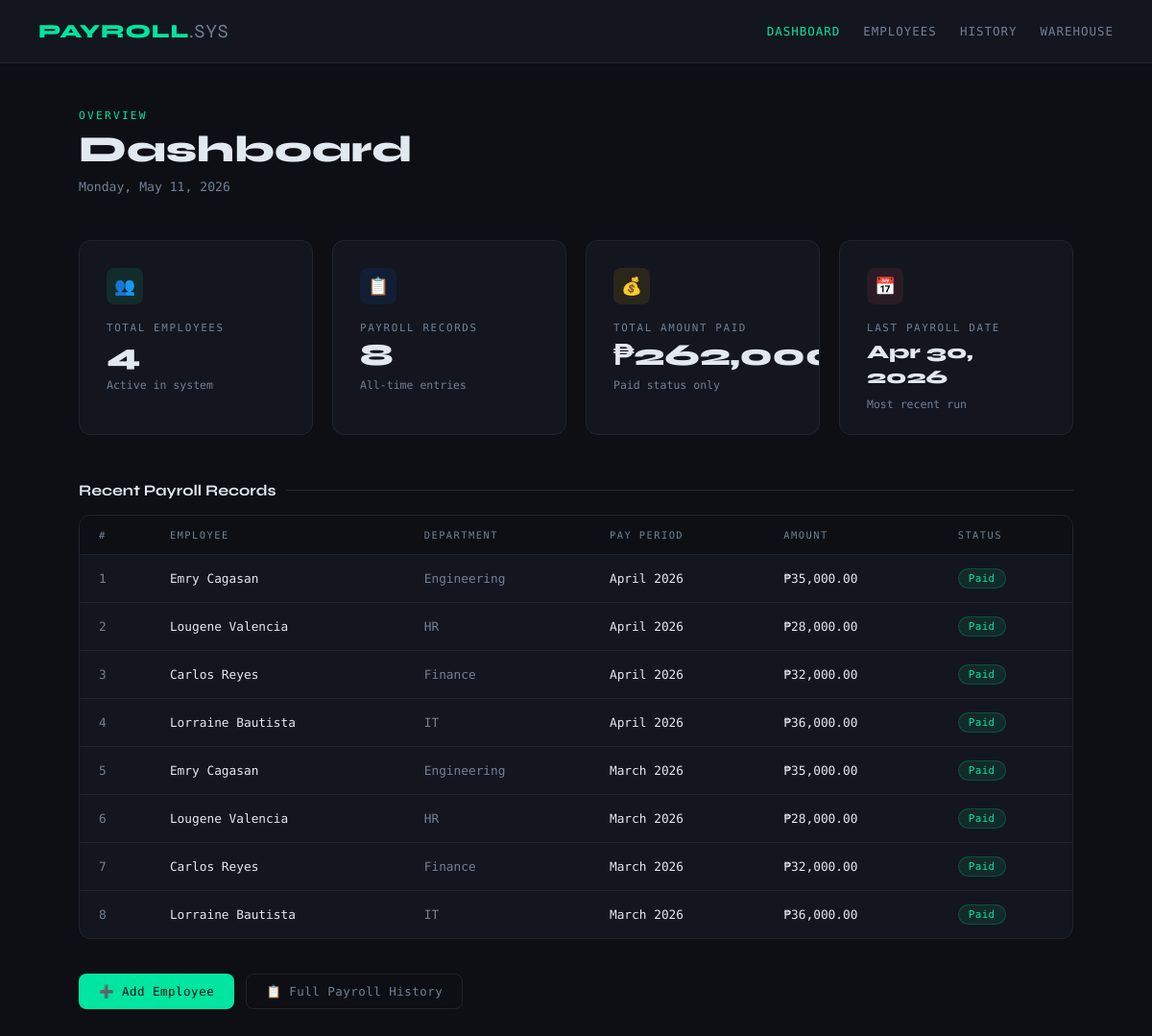
Page /dashboard.php on the committed database.
### tables this page shows
CREATE TABLE IF NOT EXISTS payroll (
    payroll_id  INT            NOT NULL AUTO_INCREMENT,
    employee_id INT            NOT NULL,
    amount_paid DECIMAL(10,2)  NOT NULL,
    pay_date    DATE           NOT NULL,
    pay_period  VARCHAR(50)    NOT NULL,
    status      VARCHAR(20)    NOT NULL DEFAULT 'Pending',
    PRIMARY KEY (payroll_id),
    FOREIGN KEY (employee_id) REFERENCES employees(employee_id)
        ON UPDATE CASCADE ON DELETE RESTRICT
);

CREATE TABLE IF NOT EXISTS departments (
    department_id   INT          NOT NULL AUTO_INCREMENT,
    department_name VARCHAR(100) NOT NULL,
    location        VARCHAR(100),
    PRIMARY KEY (department_id)
);

### dashboard.php (the view, shortened to what this page needs)
<?php include 'config/database.php'; ?>
<!DOCTYPE html>
<html lang="en">
<head>
</head>
<body>
<div class="topbar">
    <div class="topbar-brand">PAYROLL<span>.SYS</span></div>
    <nav class="topbar-nav">
        <a href="dashboard.php" class="active">Dashboard</a>
        <a href="employees/index.php">Employees</a>
        <a href="payroll_history.php">History</a>
        <a href="warehouse/index.php">Warehouse</a>
    </nav>
</div>
<div class="main">
    <div class="page-header">
        <div class="page-label">Overview</div>
        <h1 class="page-title">Dashboard</h1>
        <p class="page-subtitle"><?php echo date("l, F j, Y"); ?></p>
    </div>
    <?php
    $total_employees    = $pdo->query("SELECT COUNT(*) FROM employees")->fetchColumn();
    $total_payroll_recs = $pdo->query("SELECT COUNT(*) FROM payroll")->fetchColumn();
    $total_paid_result  = $pdo->query("SELECT SUM(amount_paid) FROM payroll WHERE status='Paid'")->fetchColumn();
    $total_paid         = $total_paid_result ? $total_paid_result : 0;
    $last_date_row      = $pdo->query("SELECT MAX(pay_date) FROM payroll")->fetchColumn();
    $last_payroll_date  = $last_date_row ? date("M d, Y", strtotime($last_date_row)) : 'N/A';
    ?>
    <div class="cards">
        <div class="card">
            <div class="card-icon green">👥</div>
            <div class="card-label">Total Employees</div>
            <div class="card-value"><?= $total_employees ?></div>
            <div class="card-sub">Active in system</div>
        </div>
        <div class="card">
            <div class="card-icon blue">📋</div>
            <div class="card-label">Payroll Records</div>
            <div class="card-value"><?= $total_payroll_recs ?></div>
            <div class="card-sub">All-time entries</div>
        </div>
        <div class="card">
            <div class="card-icon amber">💰</div>
            <div class="card-label">Total Amount Paid</div>
            <div class="card-value">₱<?= number_format($total_paid, 0) ?></div>
            <div class="card-sub">Paid status only</div>
        </div>
        <div class="card">
            <div class="card-icon rose">📅</div>
            <div class="card-label">Last Payroll Date</div>
            <div class="card-value" style="font-size:1.25rem;line-height:1.3"><?= $last_payroll_date ?></div>
            <div class="card-sub">Most recent run</div>
        </div>
    </div>
    <div class="section-title">Recent Payroll Records</div>
    <div class="table-wrap">
        <table>
            <thead>
                <tr>
                    <th>#</th><th>Employee</th><th>Department</th>
                    <th>Pay Period</th><th>Amount</th><th>Status</th>
                </tr>
            </thead>
            <tbody>
            <?php
            $recent_stmt = $pdo->query("
                SELECT p.payroll_id,
                       CONCAT(e.first_name,' ',e.last_name) AS emp_name,
                       d.department_name, p.pay_period, p.amount_paid, p.status
                FROM payroll p
                JOIN employees e   ON p.employee_id   = e.employee_id
                JOIN departments d ON e.department_id = d.department_id
                ORDER BY p.pay_date DESC LIMIT 10
            ");
            foreach ($recent_stmt->fetchAll() as $r):
            ?>
            <tr>
                <td style="color:var(--text-dim)"><?= $r['payroll_id'] ?></td>
                <td><?= htmlspecialchars($r['emp_name']) ?></td>
                <td style="color:var(--text-dim)"><?= htmlspecialchars($r['department_name']) ?></td>
                <td><?= htmlspecialchars($r['pay_period']) ?></td>
                <td>₱<?= number_format($r['amount_paid'], 2) ?></td>
                <td>
                    <span class="badge <?= $r['status'] === 'Paid' ? 'badge-paid' : 'badge-pending' ?>">
                        <?= $r['status'] ?>
                    </span>
                </td>
            </tr>
            <?php endforeach; ?>
            </tbody>
        </table>
    </div>
    <div class="quick-links">
        <a href="employees/index.php" class="btn btn-primary">➕ Add Employee</a>
        <a href="payroll_history.php" class="btn btn-outline">📋 Full Payroll History</a>
    </div>
</div>
</body>
</html>

### dashboard.php (style rules this page uses)
*, *::before, *::after { box-sizing: border-box; margin: 0; padding: 0; }
:root { --bg: #0d0f14; --surface: #13161e; --border: #1f2430; --accent: #00e5a0; --accent2: #0066ff; --muted: #4a5568; --text: #e2e8f0; --text-dim: #718096; }
body { background: var(--bg); color: var(--text); font-family: 'DM Mono', monospace; min-height: 100vh; padding: 0; }
.topbar { display: flex; align-items: center; justify-content: space-between; padding: 20px 40px; border-bottom: 1px solid var(--border); background: var(--surface); }
.topbar-brand { font-family: 'Syne', sans-serif; font-weight: 800; font-size: 1.25rem; letter-spacing: .04em; color: var(--accent); }
.topbar-brand span { color: var(--text-dim); font-weight: 400; }
.topbar-nav { display: flex; gap: 24px; }
.topbar-nav a { color: var(--text-dim); text-decoration: none; font-size: .78rem; letter-spacing: .08em; text-transform: uppercase; transition: color .2s; }
.topbar-nav a:hover, .topbar-nav a.active { color: var(--accent); }
.main { max-width: 1100px; margin: 0 auto; padding: 48px 32px; }
.page-header { margin-bottom: 48px; }
.page-label { font-size: .7rem; letter-spacing: .2em; text-transform: uppercase; color: var(--accent); margin-bottom: 8px; }
.page-title { font-family: 'Syne', sans-serif; font-size: 2.4rem; font-weight: 800; color: var(--text); line-height: 1.1; }
.page-subtitle { color: var(--text-dim); font-size: .82rem; margin-top: 10px; }
.cards { display: grid; grid-template-columns: repeat(auto-fit, minmax(230px, 1fr)); gap: 20px; margin-bottom: 48px; }
.card { background: var(--surface); border: 1px solid var(--border); border-radius: 12px; padding: 28px 28px 24px; position: relative; overflow: hidden; animation: fadeUp .5s ease both; }
.card:nth-child(1) { animation-delay: .05s; }
.card:nth-child(2) { animation-delay: .12s; }
.card:nth-child(3) { animation-delay: .19s; }
.card:nth-child(4) { animation-delay: .26s; }
.card::before { content: ''; position: absolute; top: 0; left: 0; right: 0; height: 2px; background: linear-gradient(90deg, var(--accent), var(--accent2)); opacity: 0; transition: opacity .3s; }
.card-icon { width: 38px; height: 38px; border-radius: 8px; display: flex; align-items: center; justify-content: center; font-size: 1.1rem; margin-bottom: 18px; }
.card-icon.green { background: rgba(0,229,160,.1); color: var(--accent); }
.card-icon.blue { background: rgba(0,102,255,.1); color: #4d94ff; }
.card-icon.amber { background: rgba(255,180,0,.1); color: #ffb400; }
.card-icon.rose { background: rgba(255,72,110,.1); color: #ff486e; }
.card-label { font-size: .68rem; letter-spacing: .15em; text-transform: uppercase; color: var(--text-dim); margin-bottom: 6px; }
.card-value { font-family: 'Syne', sans-serif; font-size: 2rem; font-weight: 800; color: var(--text); line-height: 1; }
.card-sub { font-size: .72rem; color: var(--text-dim); margin-top: 8px; }
.section-title { font-family: 'Syne', sans-serif; font-size: 1rem; font-weight: 700; margin-bottom: 16px; display: flex; align-items: center; gap: 10px; }
.section-title::after { content: ''; flex: 1; height: 1px; background: var(--border); }
.table-wrap { background: var(--surface); border: 1px solid var(--border); border-radius: 12px; overflow: hidden; }
table { width: 100%; border-collapse: collapse; font-size: .8rem; }
thead tr { background: #0d0f14; border-bottom: 1px solid var(--border); }
th { padding: 14px 20px; text-align: left; font-size: .65rem; letter-spacing: .14em; text-transform: uppercase; color: var(--text-dim); font-weight: 500; }
tbody tr { border-bottom: 1px solid var(--border); transition: background .15s; }
tbody tr:last-child { border-bottom: none; }
td { padding: 14px 20px; color: var(--text); }
.badge { display: inline-block; padding: 3px 10px; border-radius: 20px; font-size: .68rem; font-weight: 500; letter-spacing: .04em; }
.badge-paid { background: rgba(0,229,160,.1); color: var(--accent); border: 1px solid rgba(0,229,160,.2); }
.quick-links { display: flex; gap: 12px; margin-top: 36px; flex-wrap: wrap; }
.btn { display: inline-flex; align-items: center; gap: 7px; padding: 10px 20px; border-radius: 8px; font-family: 'DM Mono', monospace; font-size: .78rem; text-decoration: none; letter-spacing: .04em; transition: all .2s; border: 1px solid transparent; }
.btn-primary { background: var(--accent); color: #0d0f14; font-weight: 500; }
.btn-outline { border-color: var(--border); color: var(--text-dim); background: transparent; }

### rows in the picture
payroll: payroll_id "1", emp_name "Emry Cagasan", departments.department_name "Engineering", pay_period "April 2026", amount_paid "35,000.00", status "Paid"
payroll: payroll_id "2", emp_name "Lougene Valencia", departments.department_name "HR", pay_period "April 2026", amount_paid "28,000.00", status "Paid"
payroll: payroll_id "3", emp_name "Carlos Reyes", departments.department_name "Finance", pay_period "April 2026", amount_paid "32,000.00", status "Paid"
payroll: payroll_id "4", emp_name "Lorraine Bautista", departments.department_name "IT", pay_period "April 2026", amount_paid "36,000.00", status "Paid"
payroll: payroll_id "5", emp_name "Emry Cagasan", departments.department_name "Engineering", pay_period "March 2026", amount_paid "35,000.00", status "Paid"
payroll: payroll_id "6", emp_name "Lougene Valencia", departments.department_name "HR", pay_period "March 2026", amount_paid "28,000.00", status "Paid"
payroll: payroll_id "7", emp_name "Carlos Reyes", departments.department_name "Finance", pay_period "March 2026", amount_paid "32,000.00", status "Paid"
payroll: payroll_id "8", emp_name "Lorraine Bautista", departments.department_name "IT", pay_period "March 2026", amount_paid "36,000.00", status "Paid"

### other values in the picture
$total_employees "4"
$total_payroll_recs "8"
$last_payroll_date "Apr 30, 2026"
